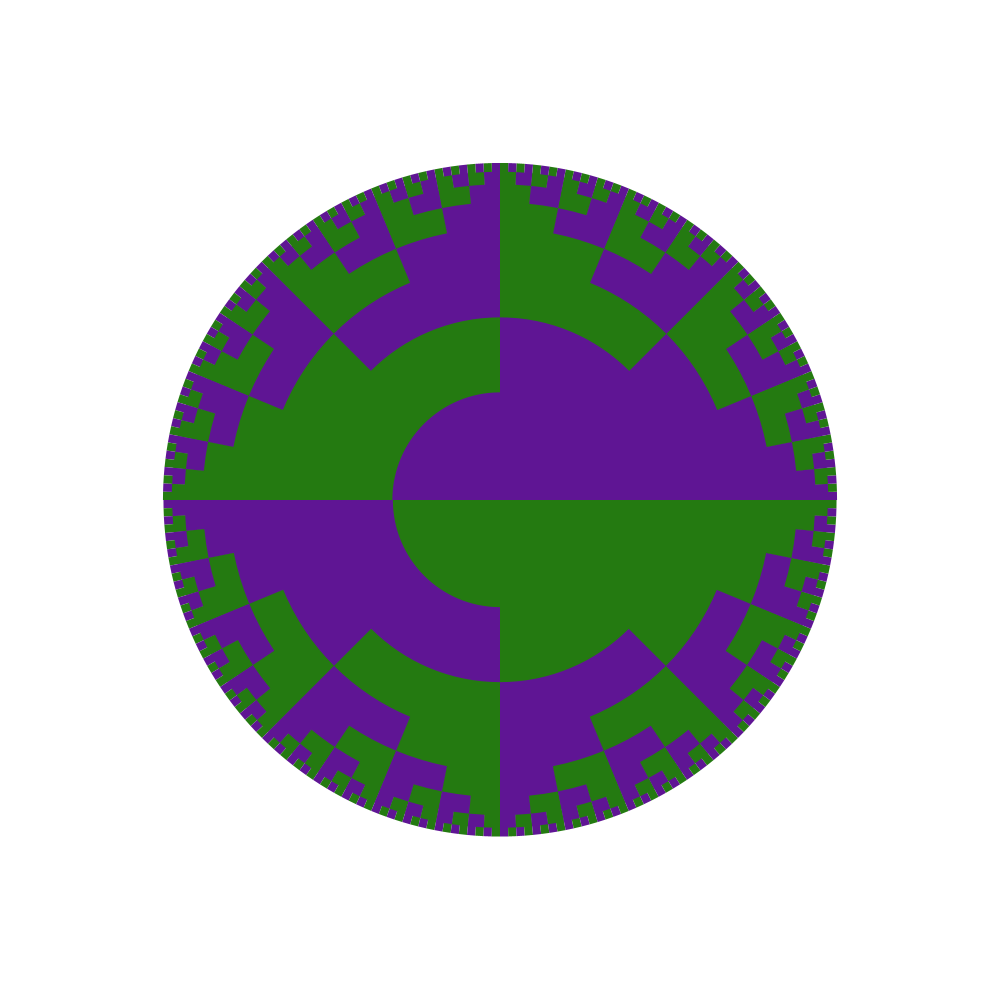
Frame 1 (no input)
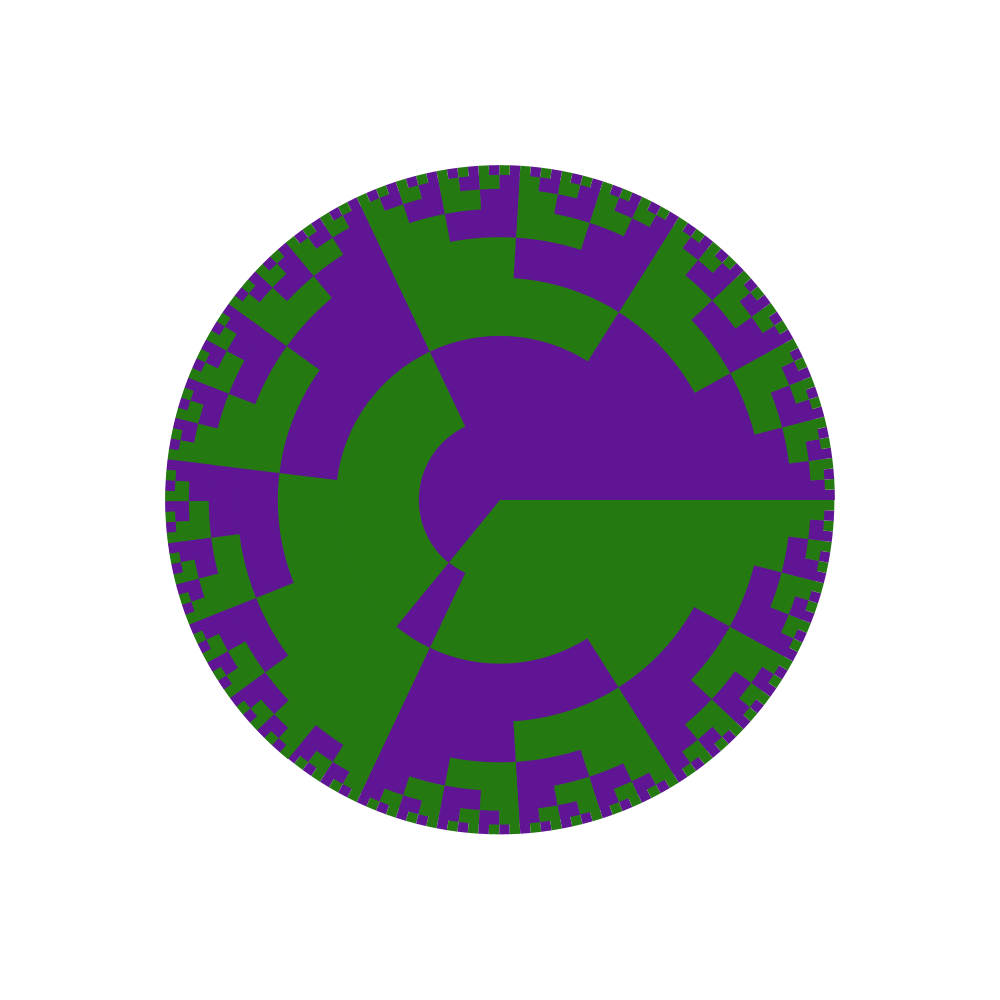
Frame 60 (the mouse pressed at the canvas centre just before this capture)
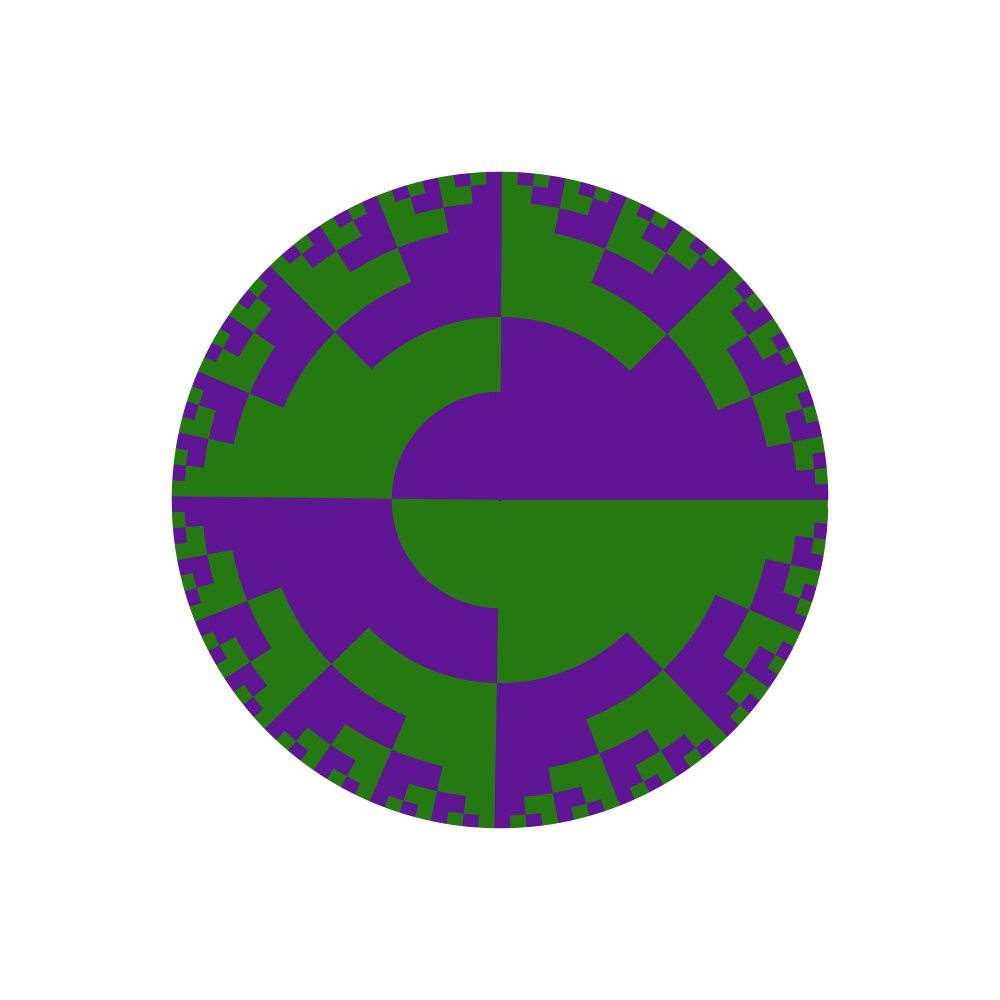
Frame 120 (the mouse held since frame 60 and released just before this capture)

The Processing sketch that drew these frames (run headless with seeded random() and noise(); from frame 60 on, the mouse is pressed at the canvas centre):

// Processing sketch: wedges_negative_real
// ── wedges_negative_real.pde
float t = -0.25;
int n = 0;

void setup(){
  size(1000,1000);
}

void draw(){
  background(255);
  noStroke();
  t+=0.01;
  Wedges(8,smoothstep(t));
  n++;
}

void Wedges(int N_layers, float t){
  color[] colors = {color(95, 21, 148),color(36, 122, 17)};
  for(int layer=N_layers;layer>0;layer--){
    int N_wedges = int(pow(2,layer-1));
    int i = 0;
    //BOTTOM HALF
    if (layer==1){
      i=1;
    }
    float q = 0.7;
    for(int wedge=0; wedge<N_wedges; wedge++){
      float start = (1+t)*(PI - (wedge+1)*PI/N_wedges);
      float stop = (1+t)*(PI - wedge*PI/N_wedges);
      float r = 500*(1/q-pow(q,layer-t-1));
      fill(colors[i]);
      arc(500, 500, r, r, start, stop,PIE);
      i++;
      i = i%2;
    }
    
    //TOP HALF
    for(int wedge=0; wedge<N_wedges; wedge++){
      float start = -(1+t)*(wedge+1)*PI/N_wedges;
      float stop = -(1+t)*wedge*PI/N_wedges;
      float r = 500*(1/q-pow(q,layer-t-1))+1;
      fill(colors[i]);
      arc(500, 500, r, r, start, stop,PIE);
      i++;
      i = i%2;
    }
    
  }
   
  
}

float smoothstep(float t){
  if (t<0){
    return 0;
  }
  else if (t<1){
    return 3*t*t - 2*t*t*t;
  }
  else{
    return 1;
  }
}
    
